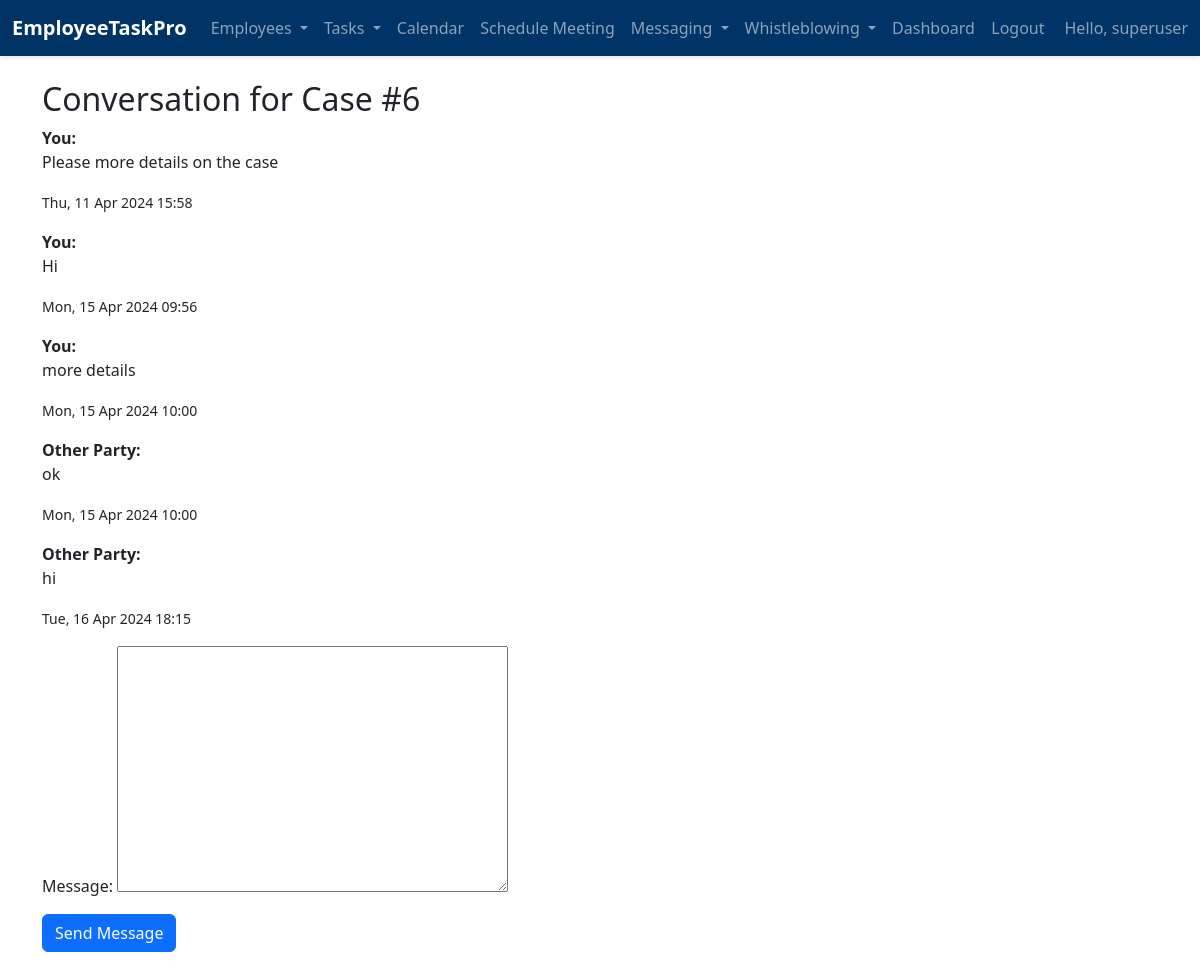
The page /emp/case-conversation/6/ (signed in) on the database its author committed.
### emp/models.py (models this page shows, shortened)
class WhistleblowingCase(models.Model):
    STATUS_CHOICES = [
        ('Submitted', 'Submitted'),
        ('Open', 'Open'),
        ('Pending', 'Pending'),
        ('Under Investigation', 'Under Investigation'),
        ('Closed', 'Closed')
    ]
    involved_employees = models.ManyToManyField(User, related_name='whistleblowing_cases')
    description = models.TextField()
    date_time = models.DateTimeField(auto_now_add=True)
    submitted_by = models.ForeignKey(User, on_delete=models.SET_NULL, null=True, blank=True, related_name='submitted_cases')
    status = models.CharField(max_length=20, choices=STATUS_CHOICES, default='Submitted')
    attachment = models.FileField(upload_to='whistleblowing_attachments/', null=True, blank=True)
    decision_description = models.TextField(null=True, blank=True)

class CaseConversation(models.Model):
    case = models.ForeignKey(WhistleblowingCase, related_name='conversations', on_delete=models.CASCADE)
    sender = models.ForeignKey(User, on_delete=models.CASCADE)
    message = models.TextField()
    date_time = models.DateTimeField(auto_now_add=True)

### emp/views.py (the view)
# urls.py: path('case-conversation/<int:case_id>/', case_conversation, name='case_conversation'),
@login_required
def case_conversation(request, case_id):
    case = get_object_or_404(WhistleblowingCase, id=case_id)
    if request.method == 'POST':
        form = ConversationForm(request.POST)
        if form.is_valid():
            conversation = form.save(commit=False)
            conversation.case = case
            conversation.sender = request.user
            conversation.save()
            return redirect('emp:case_conversation', case_id=case_id)
    else:
        form = ConversationForm()
    conversations = case.conversations.all()
    return render(request, 'emp/case_conversation.html', {'form': form, 'conversations': conversations, 'case': case})

### emp/forms.py
class ConversationForm(forms.ModelForm):
    class Meta:
        model = CaseConversation
        fields = ['message']

### emp/context_processors.py (called while the page is built)
def user_roles(request):
    is_hr_or_manager = request.user.groups.filter(name__in=['HR', 'Manager']).exists()
    is_employee = request.user.groups.filter(name='Employee').exists()
    return {
        'is_hr_or_manager': is_hr_or_manager,
        'is_employee': is_employee,
    }

### templates/emp/case_conversation.html (shortened to what this page needs)
<!doctype html>
<html lang="en">
<head>
    <link href="https://cdn.jsdelivr.net/npm/bootstrap@5.2.2/dist/css/bootstrap.min.css"
          rel="stylesheet"
>
</head>
<body>
{% include 'emp/navbar.html' %}
<div class="container my-4">
    <h2>Conversation for Case #{{ case.id }}</h2>
    {% for conversation in conversations %}
        <div class="mb-3">
            {% if conversation.sender == request.user %}
            <strong>You:</strong>
            {% else %}
                <strong> Other Party: </strong>
            {% endif %}
            <p>{{ conversation.message }}</p>
            <small>{{ conversation.date_time|date:"D, d M Y H:i" }}</small>
        </div>
    {% empty %}
        <p>No conversations yet.</p>
    {% endfor %}
    <form method="post">
        {{ form.as_p }}
        <button type="submit" class="btn btn-primary">Send Message</button>
    </form>
</div>
</body>
</html>

### templates/emp/navbar.html (shortened to what this page needs)
{% load static %}
<!DOCTYPE html>
<html lang="en">
<head>
    <link rel="stylesheet" href="{% static 'css/navbar.css' %}">
    <link href="https://cdn.jsdelivr.net/npm/bootstrap@5.3.0/dist/css/bootstrap.min.css" rel="stylesheet">
    <link rel="stylesheet" href="https://cdnjs.cloudflare.com/ajax/libs/font-awesome/5.15.4/css/all.min.css" />
</head>
<body>
    {% if request.user.is_authenticated %}
    <nav class="navbar navbar-expand-lg navbar-dark" style="background-color:  #003366">
        <div class="container-fluid">
            <a class="navbar-brand" href="/emp/">EmployeeTaskPro</a>
            <div class="collapse navbar-collapse" id="navbarSupportedContent">
                <ul class="navbar-nav me-auto mb-2 mb-lg-0">
                    {% if is_hr_or_manager %}
                    <li class="nav-item dropdown">
                        <a class="nav-link dropdown-toggle" href="#" id="navbarDropdownMenuLink" role="button" data-bs-toggle="dropdown" aria-expanded="false">
                            Employees
                        </a>
                    </li>
                    <li class="nav-item dropdown">
                        <a class="nav-link dropdown-toggle" href="#" id="navbarDropdownTasks" role="button" data-bs-toggle="dropdown" aria-expanded="false">
                            Tasks
                        </a>
                    </li>
                    <li class="nav-item">
                        <a class="nav-link" href="/emp/calendar/">Calendar</a>
                    </li>
                    <li class="nav-item">
                        <a class="nav-link" href="/emp/add-meeting/">Schedule Meeting</a>
                    </li>
                    {% endif %}
                    <li class="nav-item dropdown">
                        <a class="nav-link dropdown-toggle" href="#" id="navbarDropdownMessaging" role="button" data-bs-toggle="dropdown" aria-expanded="false">
                            Messaging
                        </a>
                    </li>
                    {% if request.user.is_authenticated %}
                    <li class="nav-item dropdown">
                        <a class="nav-link dropdown-toggle" href="#" id="navbarDropdownWhistleblowing" role="button" data-bs-toggle="dropdown" aria-expanded="false">
                            Whistleblowing
                        </a>
                    </li>
                    {% endif %}
                    <li class="nav-item">
                        <a class="nav-link" href="/emp/emp-dashboard/">Dashboard</a>
                    </li>
                </ul>
                <ul class="navbar-nav ms-auto mb-2 mb-lg-0">
                    {% if request.user.is_authenticated %}
                    <li class="nav-item">
                        <form action="{% url 'logout' %}" method="post">
                            <button type="submit" class="btn btn-link nav-link" style="padding: 0; border: none; background: none; margin-right: 20px;">Logout</button>
                        </form>
                    </li>
                    {% else %}
                    <li class="nav-item">
                    </li>
                    {% endif %}
                    <li class="nav-item">
                        <span class="navbar-text mr-3">
                        Hello, {{ request.user.username }}
                        </span>
                    </li>
                </ul>
            </div>
        </div>
    </nav>
{% endif %}
</body>
</html>

### static/css/navbar.css (style rules this page uses)
body { font-family: 'Arial', sans-serif; margin: 0; padding: 0; background: #f4f4f4; }
.navbar { box-shadow: 0 2px 5px rgba(0,0,0,0.1); font-size: 16px; }
.navbar-brand { font-weight: bold; }
.nav-link { transition: color 0.3s; }
.btn-link { transition: color 0.3s; }

### rows shown on the page
WhistleblowingCase: id "6"
CaseConversation: shows "You:", message "Please more details on the case", date_time "Thu, 11 Apr 2024 15:58"
CaseConversation: shows "You:", message "Hi", date_time "Mon, 15 Apr 2024 09:56"
CaseConversation: shows "You:", message "more details", date_time "Mon, 15 Apr 2024 10:00"
CaseConversation: shows "Other Party:", message "ok", date_time "Mon, 15 Apr 2024 10:00"
CaseConversation: shows "Other Party:", message "hi", date_time "Tue, 16 Apr 2024 18:15"

### other values the page prints
{{ request.user.username }} "superuser"
